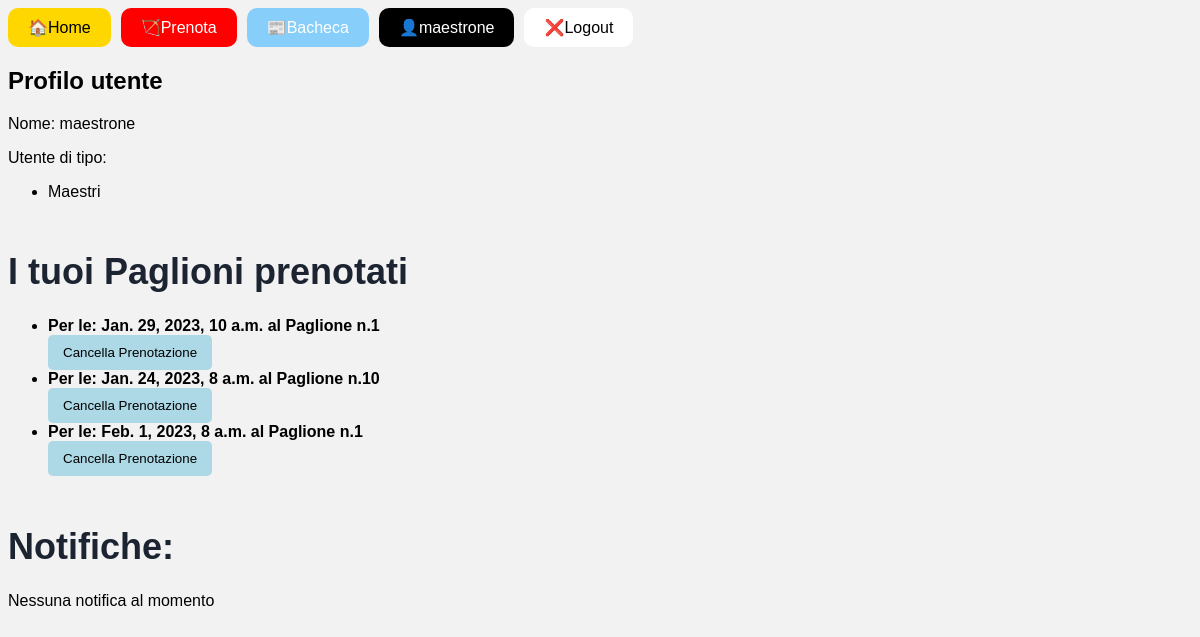
Screenshot of /accounts/profile/ (signed in) with the database file from the repository.
### prenotazioni/models.py (models this page shows, shortened)
class Prenotazione(models.Model):
    priorità = models.DateTimeField()
    ora_prenotata = models.DateTimeField()
    paglione = models.ForeignKey(
        Paglione, on_delete=models.CASCADE, related_name='prenotazioni')
    utente = models.ForeignKey(User, on_delete=models.PROTECT, blank=True,
                               null=True, default=None, related_name="prenotazioni")
    def primo_priorità(self):
        return Prenotazione.objects.filter(ora_prenotata=self.ora_prenotata, paglione=self.paglione).order_by('priorità').first() == self
    class Meta:
        verbose_name_plural = "Prenotazioni"

class Paglione(models.Model):
    attivo = models.BooleanField(default=True)
    class Meta:
        verbose_name_plural = "Paglioni"

### utenti/views.py (the view)
# urls.py: path('profile/', ProfileView.as_view(), name='profile'),
class ProfileView(LoginRequiredMixin, TemplateView):
    template_name = 'profile.html'
    def get_context_data(self, **kwargs):
        context = super().get_context_data(**kwargs)
        prenotazioni = Prenotazione.objects.filter(utente=self.request.user)
        context['prenotazioni'] = {
            prenotazione: prenotazione.primo_priorità() for prenotazione in prenotazioni}
        cancellazioni = Cancellazione.objects.filter(
            utente=self.request.user).order_by('ora_creazione')
        context['cancellazioni'] = cancellazioni
        return context

### utenti/templates/profile.html (shortened to what this page needs)
{% extends 'base.html' %}
{% block content %}
<h2>Profilo utente</h2>
<p>Nome: {{ user }} </p>
<p>Utente di tipo:
    <ul>
        {% for group in user.groups.all %}
            <li>{{ group.name }}</li>
        {% endfor %}
    </ul>
</p>
    <h1>I tuoi Paglioni prenotati</h1>
    {% if prenotazioni %}
        <ul>
            {% for prenotazione,primo in prenotazioni.items %}
                {% if primo %}
                    <li> <b> Per le: {{ prenotazione.ora_prenotata }}    al Paglione n.{{ prenotazione.paglione.id }} </b>
                        <form action="{% url 'cancella_prenotazione' prenotazione.id %}" method="post">
                            <input type="submit" value="Cancella Prenotazione">
                        </form>
                    </li>
                {% endif %}
            {% endfor %}
        </ul>
    {% else %}
        <p>Nessun paglione prenotato.</p>
    {% endif %}
    <h1>Notifiche:</h1>
    {% if cancellazioni %}
    <ul>
        {% for cancellazione in cancellazioni %}
            <li> {{ cancellazione.ora_creazione }} - <b> {{ cancellazione.messaggio }} </b>
                <form action="{% url 'segna_come_letto' cancellazione.id %}" method="post">
                    {% csrf_token %}
                    <input type="submit" value="Segna come letto">
                </form>
            </li>
        {% endfor %}
    </ul>
    {% else %}
        <p>Nessuna notifica al momento</p>
    {% endif %}
{% endblock %}

### templates/base.html (shortened to what this page needs)
<!DOCTYPE html>
<html>
  <head>
  </head>
  <body>
    {% block menu %}
      <nav>
        <ul style="list-style: none; margin: 0; padding: 0; display: flex;">
        <li style="background-color: gold; color: black; padding: 10px 20px; margin-right: 10px; border-radius: 10px;">
            <a href="{% url 'home' %}" style="text-decoration: none; color: black;">🏠Home</a>
            </li>
          <li style="background-color: red; color: black; padding: 10px 20px; margin-right: 10px; border-radius: 10px;">
            <a href="{% url 'prossimi_7_giorni' %}" style="text-decoration: none; color: white;">🏹Prenota</a>
          </li>
          <li style="background-color: lightskyblue; color: white; padding: 10px 20px; margin-right: 10px; border-radius: 10px;">
            <a href="{% url 'bacheca' %}" style="text-decoration: none; color: white;">📰Bacheca</a>
          </li>
          {% if user.is_authenticated %}
            {% if user.is_superuser %}
                <li style="background-color: black; color: white; padding: 10px 20px; margin-right: 10px; border-radius: 10px;">
                    <a href="{% url 'profile' %}" style="text-decoration: none; color: white;">👤 AMMINISTRATORE</a>
                </li>
                <li style="background-color: black; color: white; padding: 10px 20px; margin-right: 10px; border-radius: 10px;">
                    <a href="{% url 'lista_chat' %}" style="text-decoration: none; color: white;">⌨Lista chat</a>
                </li>
                <li style="background-color: black; color: white; padding: 10px 20px; margin-right: 10px; border-radius: 10px;">
                    <a href="{% url 'gestione' %}" style="text-decoration: none; color: white;">👥Gestione utenti</a>
                </li>
                <li style="background-color: white; color: white; padding: 10px 20px; margin-right: 10px; border-radius: 10px;">
                    <a href="{% url 'logout' %}" style="text-decoration: none; color: black;">❌Logout</a>
            {% else %}
                <li style="background-color: black; color: white; padding: 10px 20px; margin-right: 10px; border-radius: 10px;">
                    <a href="{% url 'profile' %}" style="text-decoration: none; color: white;">👤{{ user.username }}</a>
                </li>
                <li style="background-color: white; color: white; padding: 10px 20px; margin-right: 10px; border-radius: 10px;">
                    <a href="{% url 'logout' %}" style="text-decoration: none; color: black;">❌Logout</a>
                </li>
            {% endif %}
          {% else %}
            <li style="background-color: black; color: white; padding: 10px 20px; margin-right: 10px; border-radius: 10px;">
                <a href="{% url 'profile' %}" style="text-decoration: none; color: white;">👤Il tuo profilo</a>
            </li>
          {% endif %}
        </ul>
      </nav>
    {% endblock %}
    {% block content %}
    {% endblock %}
  </body>
</html>

### templates/base.html (style rules this page uses)
body { background-color: #f2f2f2; font-family: Arial, sans-serif; }
h1 { color: #1c2331; font-size: 36px; margin-top: 50px; }
input[type=submit] { padding:10px 15px; background:#ccc; border:0 none; cursor:pointer; -webkit-border-radius: 5px; border-radius: 5px; background-color: lightblue; }

### rows the page displays
Prenotazione: ora_prenotata "Jan. 29, 2023, 10 a.m.", paglione.id "1"
Prenotazione: ora_prenotata "Jan. 24, 2023, 8 a.m.", paglione.id "10"
Prenotazione: ora_prenotata "Feb. 1, 2023, 8 a.m.", paglione.id "1"

### other values shown
{{ user.username }} "maestrone"
{{ user }} "maestrone"
{{ group.name }} "Maestri"
